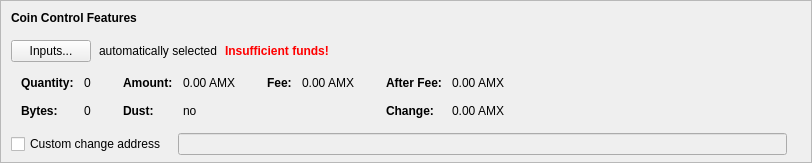
    <widget class="QFrame" name="frameCoinControl">
     <property name="sizePolicy">
      <sizepolicy hsizetype="Expanding" vsizetype="Expanding">
       <horstretch>0</horstretch>
       <verstretch>0</verstretch>
      </sizepolicy>
     </property>
     <property name="maximumSize">
      <size>
       <width>16777215</width>
       <height>16777215</height>
      </size>
     </property>
     <property name="frameShape">
      <enum>QFrame::StyledPanel</enum>
     </property>
     <property name="frameShadow">
      <enum>QFrame::Sunken</enum>
     </property>
     <layout class="QVBoxLayout" name="verticalLayoutCoinControl2">
      <property name="spacing">
       <number>0</number>
      </property>
      <property name="leftMargin">
       <number>0</number>
      </property>
      <property name="topMargin">
       <number>0</number>
      </property>
      <property name="rightMargin">
       <number>0</number>
      </property>
      <property name="bottomMargin">
       <number>6</number>
      </property>
      <item>
       <layout class="QVBoxLayout" name="verticalLayoutCoinControl" stretch="0,0,0,0,1">
        <property name="spacing">
         <number>0</number>
        </property>
        <property name="leftMargin">
         <number>10</number>
        </property>
        <property name="topMargin">
         <number>10</number>
        </property>
        <item>
         <layout class="QHBoxLayout" name="horizontalLayoutCoinControl1">
          <property name="bottomMargin">
           <number>15</number>
          </property>
          <item>
           <widget class="QLabel" name="labelCoinControlFeatures">
            <property name="sizePolicy">
             <sizepolicy hsizetype="Preferred" vsizetype="Maximum">
              <horstretch>0</horstretch>
              <verstretch>0</verstretch>
             </sizepolicy>
            </property>
            <property name="font">
             <font>
              <weight>75</weight>
              <bold>true</bold>
             </font>
            </property>
            <property name="styleSheet">
             <string notr="true">font-weight:bold;</string>
            </property>
            <property name="text">
             <string>Coin Control Features</string>
            </property>
           </widget>
          </item>
         </layout>
        </item>
        <item>
         <layout class="QHBoxLayout" name="horizontalLayoutCoinControl2" stretch="0,0,0,0">
          <property name="spacing">
           <number>8</number>
          </property>
          <property name="bottomMargin">
           <number>10</number>
          </property>
          <item>
           <widget class="QPushButton" name="pushButtonCoinControl">
            <property name="styleSheet">
             <string notr="true"/>
            </property>
            <property name="text">
             <string>Inputs...</string>
            </property>
            <property name="autoDefault">
             <bool>false</bool>
            </property>
           </widget>
          </item>
          <item>
           <widget class="QLabel" name="labelCoinControlAutomaticallySelected">
            <property name="text">
             <string>automatically selected</string>
            </property>
            <property name="margin">
             <number>5</number>
            </property>
           </widget>
          </item>
          <item>
           <widget class="QLabel" name="labelCoinControlInsuffFunds">
            <property name="font">
             <font>
              <weight>75</weight>
              <bold>true</bold>
             </font>
            </property>
            <property name="styleSheet">
             <string notr="true">color:red;font-weight:bold;</string>
            </property>
            <property name="text">
             <string>Insufficient funds!</string>
            </property>
            <property name="margin">
             <number>5</number>
            </property>
           </widget>
          </item>
          <item>
           <spacer name="horizontalSpacerCoinControl">
            <property name="orientation">
             <enum>Qt::Horizontal</enum>
            </property>
            <property name="sizeHint" stdset="0">
             <size>
              <width>40</width>
              <height>1</height>
             </size>
            </property>
           </spacer>
          </item>
         </layout>
        </item>
        <item>
         <widget class="QWidget" name="widgetCoinControl" native="true">
          <property name="sizePolicy">
           <sizepolicy hsizetype="Preferred" vsizetype="Preferred">
            <horstretch>0</horstretch>
            <verstretch>0</verstretch>
           </sizepolicy>
          </property>
          <property name="minimumSize">
           <size>
            <width>0</width>
            <height>0</height>
           </size>
          </property>
          <property name="styleSheet">
           <string notr="true"/>
          </property>
          <layout class="QHBoxLayout" name="horizontalLayoutCoinControl5">
           <property name="leftMargin">
            <number>0</number>
           </property>
           <property name="topMargin">
            <number>0</number>
           </property>
           <property name="rightMargin">
            <number>0</number>
           </property>
           <property name="bottomMargin">
            <number>0</number>
           </property>
           <item>
            <layout class="QHBoxLayout" name="horizontalLayoutCoinControl3" stretch="0,0,0,1">
             <property name="spacing">
              <number>20</number>
             </property>
             <property name="topMargin">
              <number>0</number>
             </property>
             <property name="bottomMargin">
              <number>10</number>
             </property>
             <item>
              <layout class="QFormLayout" name="formLayoutCoinControl1">
               <property name="horizontalSpacing">
                <number>10</number>
               </property>
               <property name="verticalSpacing">
                <number>14</number>
               </property>
               <property name="leftMargin">
                <number>10</number>
               </property>
               <property name="topMargin">
                <number>4</number>
               </property>
               <property name="rightMargin">
                <number>6</number>
               </property>
               <item row="0" column="0">
                <widget class="QLabel" name="labelCoinControlQuantityText">
                 <property name="font">
                  <font>
                   <weight>75</weight>
                   <bold>true</bold>
                  </font>
                 </property>
                 <property name="text">
                  <string>Quantity:</string>
                 </property>
                 <property name="margin">
                  <number>0</number>
                 </property>
                </widget>
               </item>
               <item row="0" column="1">
                <widget class="QLabel" name="labelCoinControlQuantity">
                 <property name="cursor">
                  <cursorShape>IBeamCursor</cursorShape>
                 </property>
                 <property name="contextMenuPolicy">
                  <enum>Qt::ActionsContextMenu</enum>
                 </property>
                 <property name="text">
                  <string notr="true">0</string>
                 </property>
                 <property name="margin">
                  <number>0</number>
                 </property>
                 <property name="textInteractionFlags">
                  <set>Qt::LinksAccessibleByMouse|Qt::TextSelectableByKeyboard|Qt::TextSelectableByMouse</set>
                 </property>
                </widget>
               </item>
               <item row="1" column="0">
                <widget class="QLabel" name="labelCoinControlBytesText">
                 <property name="font">
                  <font>
                   <weight>75</weight>
                   <bold>true</bold>
                  </font>
                 </property>
                 <property name="text">
                  <string>Bytes:</string>
                 </property>
                </widget>
               </item>
               <item row="1" column="1">
                <widget class="QLabel" name="labelCoinControlBytes">
                 <property name="cursor">
                  <cursorShape>IBeamCursor</cursorShape>
                 </property>
                 <property name="contextMenuPolicy">
                  <enum>Qt::ActionsContextMenu</enum>
                 </property>
                 <property name="text">
                  <string notr="true">0</string>
                 </property>
                 <property name="textInteractionFlags">
                  <set>Qt::LinksAccessibleByMouse|Qt::TextSelectableByKeyboard|Qt::TextSelectableByMouse</set>
                 </property>
                </widget>
               </item>
              </layout>
             </item>
             <item>
              <layout class="QFormLayout" name="formLayoutCoinControl2">
               <property name="horizontalSpacing">
                <number>10</number>
               </property>
               <property name="verticalSpacing">
                <number>14</number>
               </property>
               <property name="leftMargin">
                <number>6</number>
               </property>
               <property name="topMargin">
                <number>4</number>
               </property>
               <property name="rightMargin">
                <number>6</number>
               </property>
               <item row="0" column="0">
                <widget class="QLabel" name="labelCoinControlAmountText">
                 <property name="font">
                  <font>
                   <weight>75</weight>
                   <bold>true</bold>
                  </font>
                 </property>
                 <property name="text">
                  <string>Amount:</string>
                 </property>
                 <property name="margin">
                  <number>0</number>
                 </property>
                </widget>
               </item>
               <item row="0" column="1">
                <widget class="QLabel" name="labelCoinControlAmount">
                 <property name="cursor">
                  <cursorShape>IBeamCursor</cursorShape>
                 </property>
                 <property name="contextMenuPolicy">
                  <enum>Qt::ActionsContextMenu</enum>
                 </property>
                 <property name="text">
                  <string notr="true">0.00 AMX</string>
                 </property>
                 <property name="textInteractionFlags">
                  <set>Qt::LinksAccessibleByMouse|Qt::TextSelectableByKeyboard|Qt::TextSelectableByMouse</set>
                 </property>
                </widget>
               </item>
               <item row="1" column="0">
                <widget class="QLabel" name="labelCoinControlLowOutputText">
                 <property name="font">
                  <font>
                   <weight>75</weight>
                   <bold>true</bold>
                  </font>
                 </property>
                 <property name="text">
                  <string>Dust:</string>
                 </property>
                </widget>
               </item>
               <item row="1" column="1">
                <widget class="QLabel" name="labelCoinControlLowOutput">
                 <property name="cursor">
                  <cursorShape>IBeamCursor</cursorShape>
                 </property>
                 <property name="contextMenuPolicy">
                  <enum>Qt::ActionsContextMenu</enum>
                 </property>
                 <property name="text">
                  <string notr="true">no</string>
                 </property>
                 <property name="textInteractionFlags">
                  <set>Qt::LinksAccessibleByMouse|Qt::TextSelectableByKeyboard|Qt::TextSelectableByMouse</set>
                 </property>
                </widget>
               </item>
              </layout>
             </item>
             <item>
              <layout class="QFormLayout" name="formLayoutCoinControl3">
               <property name="horizontalSpacing">
                <number>10</number>
               </property>
               <property name="verticalSpacing">
                <number>14</number>
               </property>
               <property name="leftMargin">
                <number>6</number>
               </property>
               <property name="topMargin">
                <number>4</number>
               </property>
               <property name="rightMargin">
                <number>6</number>
               </property>
               <item row="0" column="0">
                <widget class="QLabel" name="labelCoinControlFeeText">
                 <property name="font">
                  <font>
                   <weight>75</weight>
                   <bold>true</bold>
                  </font>
                 </property>
                 <property name="text">
                  <string>Fee:</string>
                 </property>
                 <property name="margin">
                  <number>0</number>
                 </property>
                </widget>
               </item>
               <item row="0" column="1">
                <widget class="QLabel" name="labelCoinControlFee">
                 <property name="cursor">
                  <cursorShape>IBeamCursor</cursorShape>
                 </property>
                 <property name="contextMenuPolicy">
                  <enum>Qt::ActionsContextMenu</enum>
                 </property>
                 <property name="text">
                  <string notr="true">0.00 AMX</string>
                 </property>
                 <property name="textInteractionFlags">
                  <set>Qt::LinksAccessibleByMouse|Qt::TextSelectableByKeyboard|Qt::TextSelectableByMouse</set>
                 </property>
                </widget>
               </item>
             </layout>
             </item>
             <item>
              <layout class="QFormLayout" name="formLayoutCoinControl4">
               <property name="horizontalSpacing">
                <number>10</number>
               </property>
               <property name="verticalSpacing">
                <number>14</number>
               </property>
               <property name="leftMargin">
                <number>6</number>
               </property>
               <property name="topMargin">
                <number>4</number>
               </property>
               <property name="rightMargin">
                <number>6</number>
               </property>
               <item row="0" column="0">
                <widget class="QLabel" name="labelCoinControlAfterFeeText">
                 <property name="font">
                  <font>
                   <weight>75</weight>
                   <bold>true</bold>
                  </font>
                 </property>
                 <property name="text">
                  <string>After Fee:</string>
                 </property>
                 <property name="margin">
                  <number>0</number>
                 </property>
                </widget>
               </item>
               <item row="0" column="1">
                <widget class="QLabel" name="labelCoinControlAfterFee">
                 <property name="cursor">
                  <cursorShape>IBeamCursor</cursorShape>
                 </property>
                 <property name="contextMenuPolicy">
                  <enum>Qt::ActionsContextMenu</enum>
                 </property>
                 <property name="text">
                  <string notr="true">0.00 AMX</string>
                 </property>
                 <property name="textInteractionFlags">
                  <set>Qt::LinksAccessibleByMouse|Qt::TextSelectableByKeyboard|Qt::TextSelectableByMouse</set>
                 </property>
                </widget>
               </item>
               <item row="1" column="0">
                <widget class="QLabel" name="labelCoinControlChangeText">
                 <property name="font">
                  <font>
                   <weight>75</weight>
                   <bold>true</bold>
                  </font>
                 </property>
                 <property name="text">
                  <string>Change:</string>
                 </property>
                </widget>
               </item>
               <item row="1" column="1">
                <widget class="QLabel" name="labelCoinControlChange">
                 <property name="cursor">
                  <cursorShape>IBeamCursor</cursorShape>
                 </property>
                 <property name="contextMenuPolicy">
                  <enum>Qt::ActionsContextMenu</enum>
                 </property>
                 <property name="text">
                  <string notr="true">0.00 AMX</string>
                 </property>
                 <property name="textInteractionFlags">
                  <set>Qt::LinksAccessibleByMouse|Qt::TextSelectableByKeyboard|Qt::TextSelectableByMouse</set>
                 </property>
                </widget>
               </item>
              </layout>
             </item>
            </layout>
           </item>
          </layout>
         </widget>
        </item>
        <item>
         <layout class="QHBoxLayout" name="horizontalLayoutCoinControl4" stretch="0,0,0">
          <property name="spacing">
           <number>12</number>
          </property>
          <property name="sizeConstraint">
           <enum>QLayout::SetDefaultConstraint</enum>
          </property>
          <property name="topMargin">
           <number>5</number>
          </property>
          <property name="rightMargin">
           <number>5</number>
          </property>
          <item>
           <widget class="QCheckBox" name="checkBoxCoinControlChange">
            <property name="toolTip">
             <string>If this is activated, but the change address is empty or invalid, change will be sent to a newly generated address.</string>
            </property>
            <property name="text">
             <string>Custom change address</string>
            </property>
           </widget>
          </item>
          <item>
           <widget class="QValidatedLineEdit" name="lineEditCoinControlChange">
            <property name="enabled">
             <bool>false</bool>
            </property>
            <property name="sizePolicy">
             <sizepolicy hsizetype="Expanding" vsizetype="Fixed">
              <horstretch>0</horstretch>
              <verstretch>0</verstretch>
             </sizepolicy>
            </property>
           </widget>
          </item>
          <item>
           <widget class="QLabel" name="labelCoinControlChangeLabel">
            <property name="sizePolicy">
             <sizepolicy hsizetype="Preferred" vsizetype="Expanding">
              <horstretch>0</horstretch>
              <verstretch>0</verstretch>
             </sizepolicy>
            </property>
            <property name="minimumSize">
             <size>
              <width>0</width>
              <height>0</height>
             </size>
            </property>
            <property name="text">
             <string/>
            </property>
            <property name="margin">
             <number>3</number>
            </property>
           </widget>
          </item>
         </layout>
        </item>
        <item>
         <spacer name="verticalSpacerCoinControl">
          <property name="orientation">
           <enum>Qt::Vertical</enum>
          </property>
          <property name="sizeHint" stdset="0">
           <size>
            <width>800</width>
            <height>1</height>
           </size>
          </property>
         </spacer>
        </item>
       </layout>
      </item>
     </layout>
    </widget>
